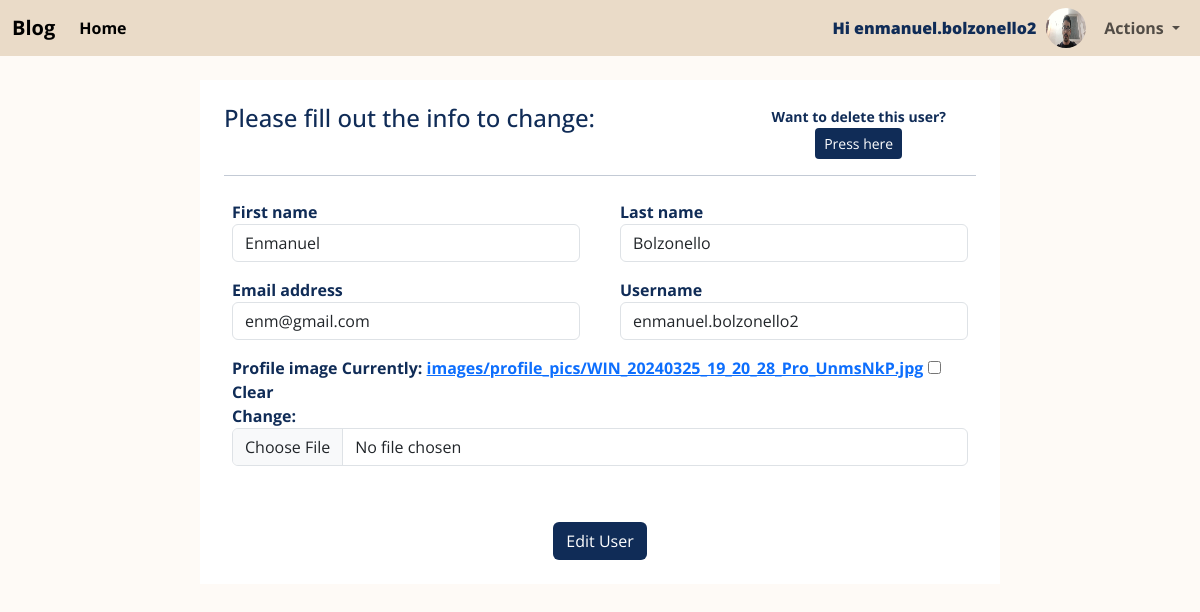
/users/54/edit (signed in), run on an earlier commit of the app's database.
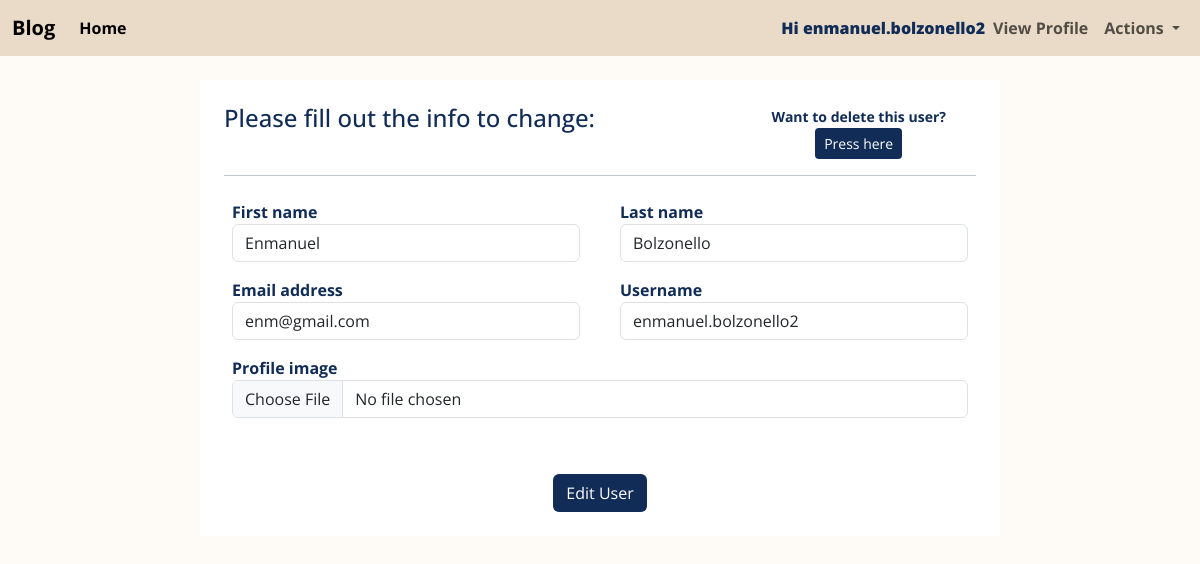
And on a later commit of the database.
### users/models.py (models this page shows, shortened)
class CustomUser(AbstractUser):
    ROLE_CHOICES = [
        ("ADM", "Administrator"),
        ("AUT", "Author"),
        ("SUB", "Subscriber"),
    ]
    username = models.CharField(max_length=150, unique=True)
    role = models.CharField(max_length=3, choices=ROLE_CHOICES, default='SUB')
    created_at = models.DateTimeField(auto_now_add=True)
    profile_image = models.ImageField(upload_to="images/profile_pics", null=True, blank=True)

### users/views.py (the view, shortened to what this page needs)
# urls.py: path('<int:pk>/edit', EditUser.as_view(), name='edit'),
class EditUser(LoginRequiredMixin, UserPassesTestMixin, UpdateView):
    form_class = EditUserForm
    model = CustomUser
    template_name = 'users/edit_user.html'
    success_url = reverse_lazy('posts:post-list')
    def get_context_data(self, **kwargs):
        context = super().get_context_data(**kwargs)
        instance = self.get_object()
        context['first_name'] = instance.first_name
        context['email'] = instance.email
        context['profile_image'] = instance.profile_image
        return context
    def test_func(self):
        return self.request.user.role == 'ADM' or self.kwargs['pk'] == self.request.user.id

### users/forms.py
class EditUserForm(forms.ModelForm):
    class Meta:
        model = CustomUser
        fields = ['first_name', 'last_name', 'email', 'username', 'role', 'profile_image']
    def __init__(self, *args, **kwargs):
        user = kwargs.pop('user', None)
        super(EditUserForm, self).__init__(*args, **kwargs)
        if not user or user.role != 'ADM':
            del self.fields['role']
        for field_name, field in self.fields.items():
            if field_name == 'role':
                field.widget.attrs['class'] = 'form-select'
            else:
                field.widget.attrs['class'] = 'form-control'
        self.fields['first_name'].widget.attrs['readonly'] = True
        self.fields['last_name'].widget.attrs['readonly'] = True
        self.fields['username'].widget.attrs['readonly'] = True

### templates/users/edit_user.html (shortened to what this page needs)
{% extends 'base_template.html' %}
{% block content %}
<form method="post" class="create-user-form container" enctype="multipart/form-data" novalidate>
    <div class="row">
        <div class="col-md-8">
            <h4>Please fill out the info to change:</h4>
        </div>
        <div class="col-md-4 text-center">
            <small>Want to delete this user? </small>
            <a class="btn btn-sm btn-outline" href="{% url 'users:user-delete' pk=user.id %}">Press here</a>
        </div>
    </div>
    <hr>
    <div class="row">
        {% for field in form %}
            {% if field.name == 'profile_image' %}
                <div class="col-md-12">
                    <div class="form-group m-2">
                        <label for="{{ field.id_for_label }}">{{ field.label }}</label>
                        {{ field }}
                    </div>
                </div>
            {% else %}
                <div class="col-md-6">
                    <div class="form-group m-2">
                        <label for="{{ field.id_for_label }}">{{ field.label }}</label>
                        {{ field }}
                    </div>
                </div>
            {% endif %}
        {% endfor %}
    </div>
    <div class="mt-5 text-center">
        <button class="btn btn-outline profile-button" type="submit">Edit User</button>
    </div>
</form>
{% endblock %}

### templates/base_template.html (shortened to what this page needs)
{% load static %}
<!doctype html>
<html lang="en">
  <head>
    <link href="https://cdn.jsdelivr.net/npm/bootstrap@5.3.3/dist/css/bootstrap.min.css"
        rel="stylesheet"
>
    <link rel="stylesheet" href="{% static 'css/style.css' %}">
    <link rel="stylesheet"
          href="https://cdnjs.cloudflare.com/ajax/libs/font-awesome/6.5.2/css/all.min.css"
 />
  </head>
  <body>
    <nav class="navbar navbar-expand-lg" style="background-color: #EADBC8;">
      <div class="container-fluid">
        <a class="navbar-brand" href="{% url 'posts:post-list' %}">Blog</a>
        <div class="collapse navbar-collapse" id="navbarNavDropdown">
          <ul class="navbar-nav">
            <li class="nav-item">
              <a class="nav-link active" aria-current="page" href="{% url 'posts:post-list' %}">Home</a>
            </li>
          </ul>
        </div>
        {% if user.is_authenticated %}
        <div class="collapse navbar-collapse d-flex align-items-center" id="navbarNavDropdown">
          <ul class="navbar-nav ms-auto d-flex align-items-center">
              <li class="nav-item">
                <p class="text-center mb-0"><b>Hi {{ user.username }}</b></p>
              </li>
              {% if user.profile_image %}
              <li class="nav-item">
                <a href="{% url 'users:user-details' pk=user.id %}">
                  <img src="{{ user.profile_image.url }}" alt="{{ user.username }}'s profile image" class="profile-image">
                </a>
              </li>
              {% else %}
              <li class="nav-item">
                <a class="nav-link" href="{% url 'users:user-details' pk=user.id %}">View Profile</a>
              </li>
              {% endif %}
              <li class="nav-item dropdown">
                <a class="nav-link dropdown-toggle" href="#" role="button" data-bs-toggle="dropdown" aria-expanded="false">
                  Actions
                </a>
              </li>
          </ul>
        </div>
        {% endif %}
      </div>
    </nav>
    {% block content %}{% endblock %}
  </body>
</html>

What changed in the data, as far as the page shows it:
changed CustomUser "enmanuel.bolzonello2": profile_image: picture removed
Also different on the page:
text now shown: "View Profile"
list line gone: "Currently: images/profile_pics/WIN_20240325_19_20_28_Pro_UnmsNkP.jpg Clear Change: ☐"
